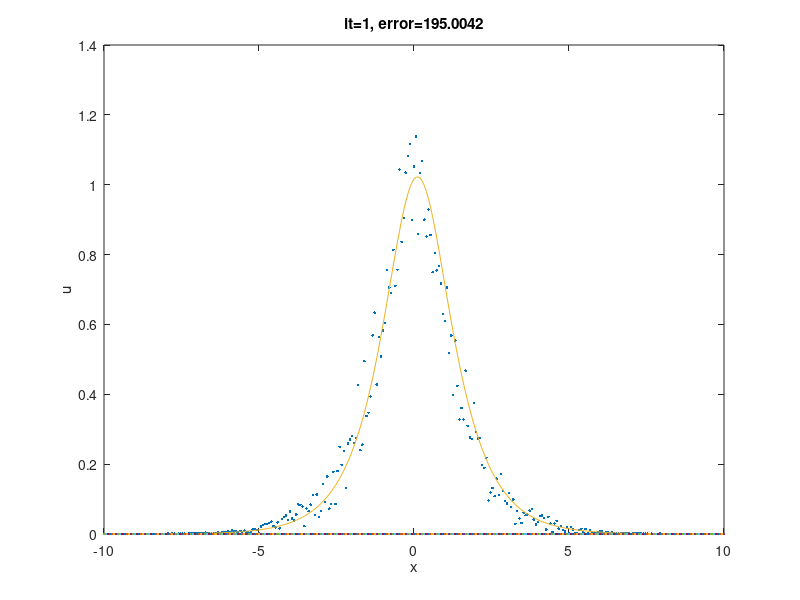

This figure's MATLAB source: (Note: this script raises an error after producing the figure.)
%%%%%%%%%%%%%%%%%%%%%%%%%%%%%%%%%%%%%%%%%%%%%%%%%%%%%%%%%%%%%%%%%%%
% NLS_newton1D_complex.m:
% Using Newton's method to compute a COMPLEX steady state for NLS: 
%    i u_t = -(1/2) u_xx + g*|u|^2 u + V(x)*u
% Ricardo Carretero, Panos Kevrekidis, Dimitri Frantzeskakis, 2024.
% Code available at:
%    http://nonlinear.sdsu.edu/~carreter/NonlinearWavesBook/
%%%%%%%%%%%%%%%%%%%%%%%%%%%%%%%%%%%%%%%%%%%%%%%%%%%%%%%%%%%%%%%%%%%

w =0.5;                 % temporal frequency of sought steady state
g =-1;                  % g = 1 is defocusing and g =-1 is focusing
L =-10; R=10;           % Left and right bounds of interval
Nx=301;                 % number of mesh points
x =linspace(L,R,Nx)';   % discrete space
dx=x(2)-x(1);           % mesh size
ONE=ones(Nx,1);         % unit vector for the discrete Laplacian
D2=spdiags([ONE,-2*ONE,ONE],-1:1,Nx,Nx); % Discrete Laplacian 
D2(1,Nx)=1; D2(Nx,1)=1;                  % Periodic Boundary Conds
D2=D2/(dx^2); 
indR=1:Nx; indI=Nx+1:2*Nx;               % index for real & imag

A=sqrt(2*w);x0=(R+L)/2;  % Amplitude and position of initial guess
u0=A*sech(A*(x-x0));     % unperturbed initial guess (sech soliton)
rng('default');          % reset random generator
pert=0.3;                % size of perturbation
up=u0+pert*(rand(Nx,1)-0.5).*exp(-x.^2/10); % perturb IC
U=[real(up); imag(up)];  % initial guess
it=0; err=1;             % initializing error

if(exist('V')==0) V=0; end;  % If no potential => V=0

while(err>1e-10)             % Main loop: checking Newton tolerance
 it=it+1; 
 Ur=U(indR); Ui=U(indI);     % real and imag parts of u

 U2 = Ur.^2+Ui.^2;                          % mod square of u
 J11=-0.5*D2+diag(g*(3*Ur.^2+  Ui.^2)+V+w); % J11 part of Jacobian
 J22=-0.5*D2+diag(g*(  Ur.^2+3*Ui.^2)+V+w); % J22 part of Jacobian
 J12=g*diag(2*Ur.*Ui);                      % J12 part of Jacobian
 J = [J11,J12; J12,J22];                    % Full Jacobian
 Fr = -0.5*D2*Ur+(g*U2+V+w).*Ur;            % real(RHS)
 Fi = -0.5*D2*Ui+(g*U2+V+w).*Ui;            % imag(RHS)
 F = [Fr; Fi];                              % RHS

 DU = -J\F;                  % Newton correction
 U1 = U+DU;                  % New step through Newton
 err=norm(F);                % How close to convergence we are

 figure(1)                   % Plotting progress of iteration
 plot(x,U(indR),'.',x,U(indI),'.',x,U1(indR),x,U1(indI),x,V)
 xlabel('x'); ylabel('u'); 
 title(['it=',num2str(it),', error=',num2str(err)]); 
 legend('Re(previous)','Im(previous)','Re(current)',...
        'Im(current)','V(x)','Location','NE')
 drawnow; fprintf('Press any key to continue...\n'); pause 

 U = U1;                     % Update solution
end
u = U(indR)+1i*U(indI);      % wrapping into a complex vector
